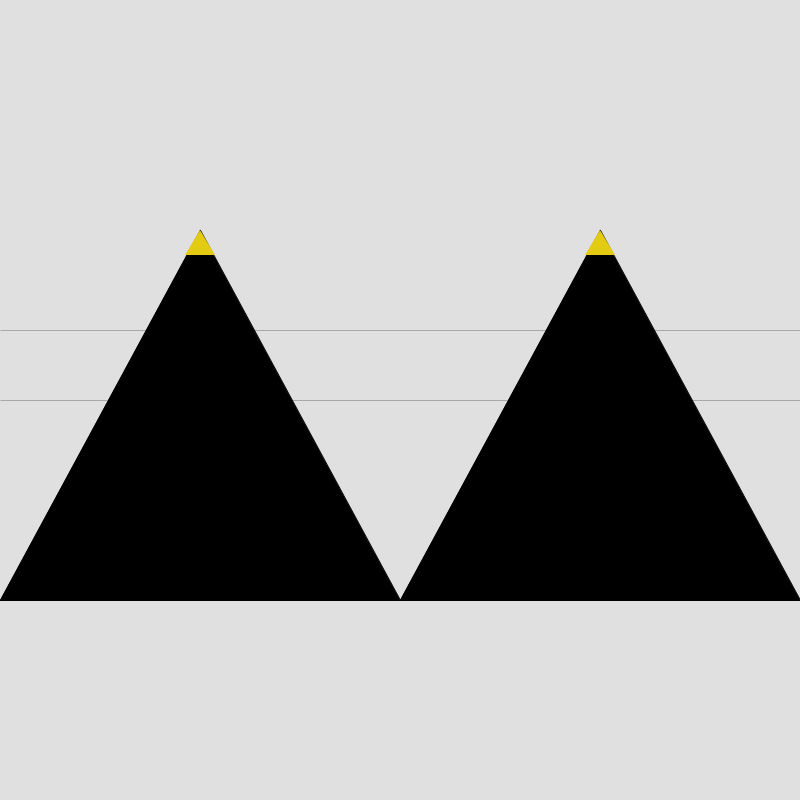
Frame 1 (no input)
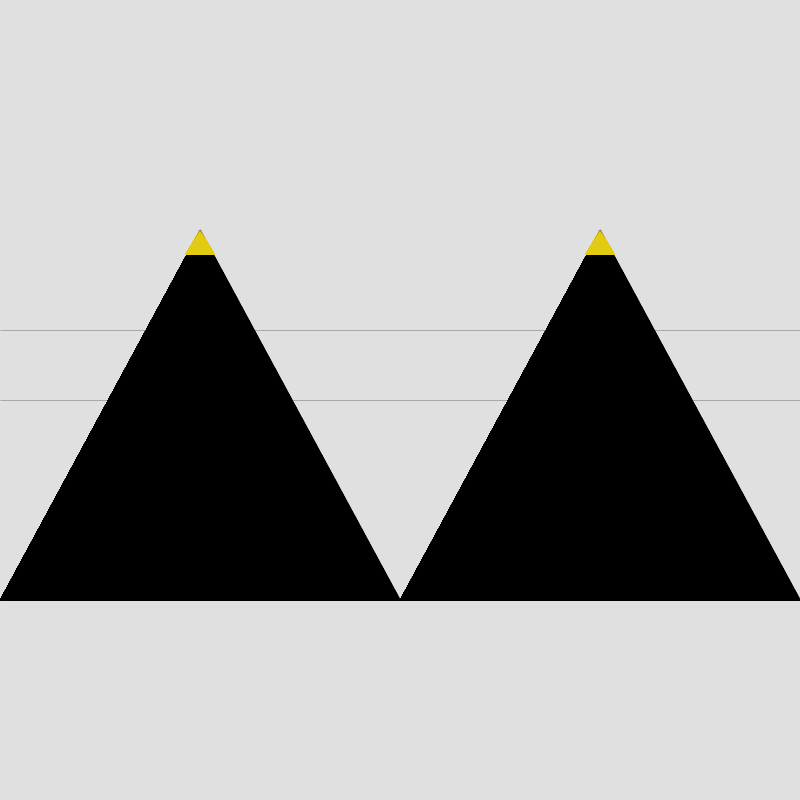
Frame 60 (the mouse pressed at the canvas centre just before this capture)
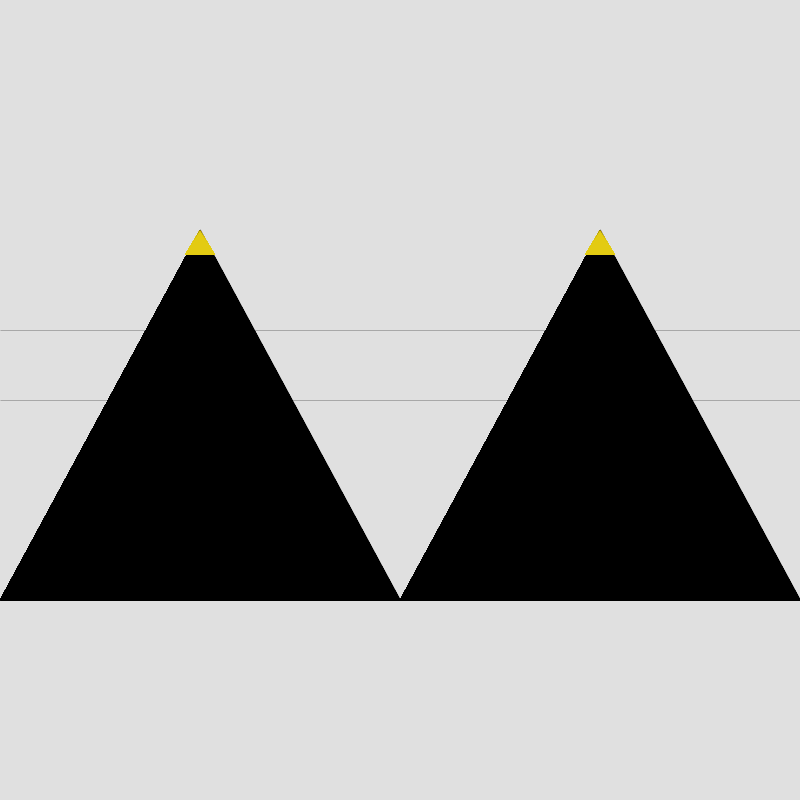
Frame 120 (the mouse held since frame 60 and released just before this capture)

The Processing sketch that drew these frames (run headless with seeded random() and noise(); from frame 60 on, the mouse is pressed at the canvas centre):

// Processing sketch: processing_108170
// ── processing_108170.pde

void setup(){
  size(800,800);
  background(224,224,224);
  
}

void draw(){
  fill(0,0,0);
  triangle(0,600,400,600,200,230);
  triangle(400,600,800,600,600,230);
  strokeWeight(.2);
  line(0,400,800,400);
  line(0,330,800,330);
  fill(227,203,18);
  noStroke();
  triangle(215,255,200,230,185,255);
  triangle(585,255,600,230,615,255);

  
}
